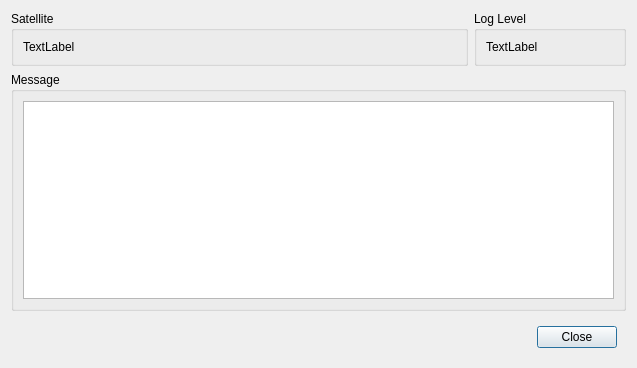
<?xml version="1.0" encoding="UTF-8"?>
<ui version="4.0">
 <class>QLogMessageDialog</class>
 <widget class="QDialog" name="QLogMessageDialog">
  <property name="geometry">
   <rect>
    <x>0</x>
    <y>0</y>
    <width>637</width>
    <height>368</height>
   </rect>
  </property>
  <property name="windowTitle">
   <string>Log Message Details</string>
  </property>
  <layout class="QGridLayout" name="gridLayout">
   <item row="1" column="0" colspan="2">
    <widget class="QGroupBox" name="groupBox_3">
     <property name="title">
      <string>Message</string>
     </property>
     <layout class="QVBoxLayout" name="verticalLayout">
      <item>
       <widget class="QTableWidget" name="messageTable">
        <property name="alternatingRowColors">
         <bool>true</bool>
        </property>
        <attribute name="horizontalHeaderStretchLastSection">
         <bool>true</bool>
        </attribute>
        <attribute name="verticalHeaderVisible">
         <bool>false</bool>
        </attribute>
       </widget>
      </item>
     </layout>
    </widget>
   </item>
   <item row="0" column="0">
    <widget class="QGroupBox" name="groupBox">
     <property name="sizePolicy">
      <sizepolicy hsizetype="Preferred" vsizetype="Preferred">
       <horstretch>3</horstretch>
       <verstretch>0</verstretch>
      </sizepolicy>
     </property>
     <property name="title">
      <string>Satellite</string>
     </property>
     <layout class="QHBoxLayout" name="horizontalLayout_2">
      <item>
       <widget class="QLabel" name="satelliteName">
        <property name="text">
         <string>TextLabel</string>
        </property>
       </widget>
      </item>
     </layout>
    </widget>
   </item>
   <item row="2" column="0" colspan="2">
    <layout class="QHBoxLayout" name="horizontalLayout" stretch="1,0">
     <property name="spacing">
      <number>15</number>
     </property>
     <property name="leftMargin">
      <number>9</number>
     </property>
     <property name="topMargin">
      <number>9</number>
     </property>
     <property name="rightMargin">
      <number>9</number>
     </property>
     <property name="bottomMargin">
      <number>9</number>
     </property>
     <item>
      <spacer name="horizontalSpacer">
       <property name="orientation">
        <enum>Qt::Orientation::Horizontal</enum>
       </property>
       <property name="sizeHint" stdset="0">
        <size>
         <width>40</width>
         <height>20</height>
        </size>
       </property>
      </spacer>
     </item>
     <item>
      <widget class="QDialogButtonBox" name="btnClose">
       <property name="orientation">
        <enum>Qt::Orientation::Horizontal</enum>
       </property>
       <property name="standardButtons">
        <set>QDialogButtonBox::StandardButton::Close</set>
       </property>
       <property name="centerButtons">
        <bool>true</bool>
       </property>
      </widget>
     </item>
    </layout>
   </item>
   <item row="0" column="1">
    <widget class="QGroupBox" name="groupBox_2">
     <property name="sizePolicy">
      <sizepolicy hsizetype="Preferred" vsizetype="Preferred">
       <horstretch>1</horstretch>
       <verstretch>0</verstretch>
      </sizepolicy>
     </property>
     <property name="title">
      <string>Log Level</string>
     </property>
     <layout class="QHBoxLayout" name="horizontalLayout_3">
      <item>
       <widget class="QLabel" name="logLevel">
        <property name="text">
         <string>TextLabel</string>
        </property>
       </widget>
      </item>
     </layout>
    </widget>
   </item>
  </layout>
 </widget>
 <resources/>
 <connections>
  <connection>
   <sender>btnClose</sender>
   <signal>accepted()</signal>
   <receiver>QLogMessageDialog</receiver>
   <slot>accept()</slot>
   <hints>
    <hint type="sourcelabel">
     <x>248</x>
     <y>254</y>
    </hint>
    <hint type="destinationlabel">
     <x>157</x>
     <y>274</y>
    </hint>
   </hints>
  </connection>
  <connection>
   <sender>btnClose</sender>
   <signal>rejected()</signal>
   <receiver>QLogMessageDialog</receiver>
   <slot>reject()</slot>
   <hints>
    <hint type="sourcelabel">
     <x>316</x>
     <y>260</y>
    </hint>
    <hint type="destinationlabel">
     <x>286</x>
     <y>274</y>
    </hint>
   </hints>
  </connection>
 </connections>
</ui>
